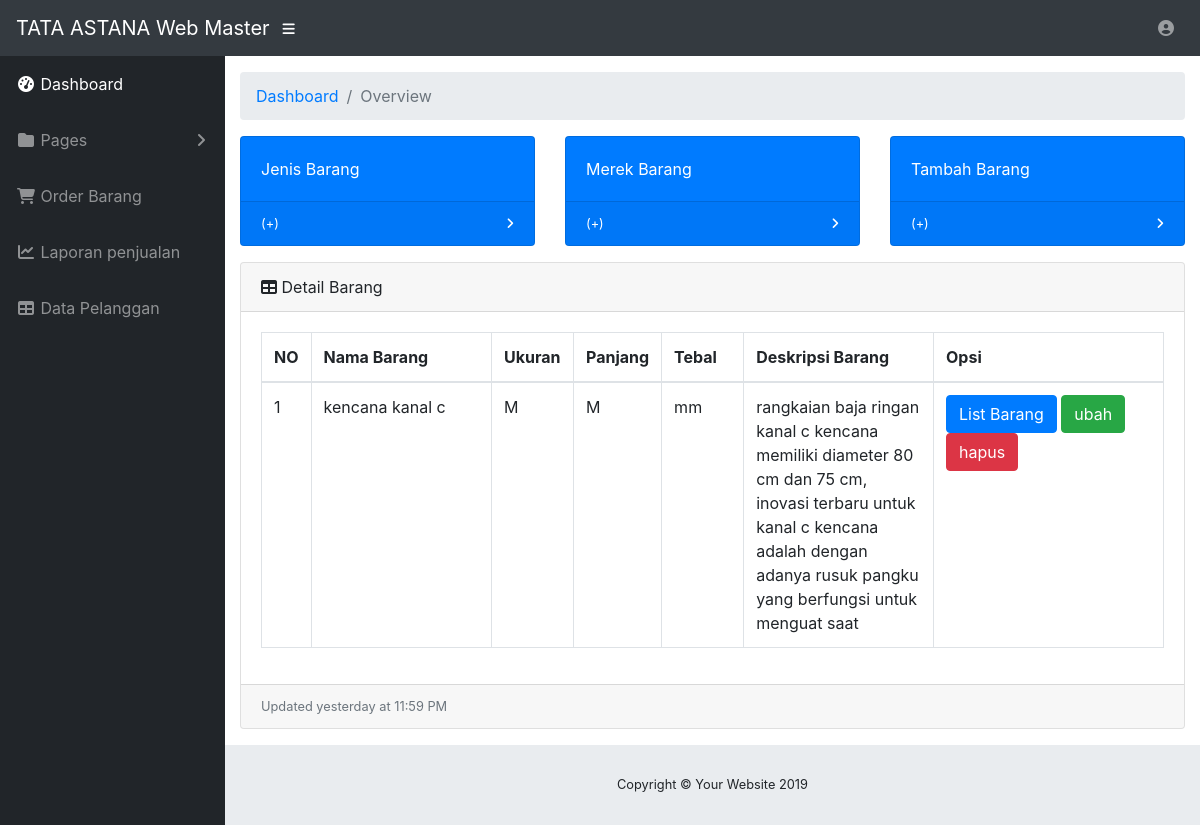
The app's page /tatamaster/detbrg.php?id=140 with its own data.
### tables this page shows
CREATE TABLE `barang` (
  `id_brg` int(11) NOT NULL,
  `id_jns` int(11) NOT NULL,
  `id_mrk` int(11) NOT NULL,
  `harga_brg` int(11) NOT NULL,
  `stok_brg` int(11) NOT NULL,
  `deskrip` varchar(180) NOT NULL,
  `gambar` varchar(255) NOT NULL
);

CREATE TABLE `merek` (
  `id_mrk` int(11) NOT NULL,
  `nama_mrk` varchar(130) NOT NULL
);

CREATE TABLE `jenis` (
  `id_jns` int(11) NOT NULL,
  `nama_jns` varchar(130) NOT NULL
);

### tatamaster/detbrg.php (the view, shortened to what this page needs)
<?php
	$id_brg=$_GET['id'];
?>
<!DOCTYPE html>
<html lang="en">
<head>
  <link href="vendor/fontawesome-free/css/all.min.css" rel="stylesheet" type="text/css">
  <link href="vendor/datatables/dataTables.bootstrap4.css" rel="stylesheet">
  <link href="css/sb-admin.css" rel="stylesheet">
</head>
<body id="page-top">
  <nav class="navbar navbar-expand navbar-dark bg-dark static-top">
    <a class="navbar-brand mr-1" href="dashboard.php">TATA ASTANA Web Master</a>
    <button class="btn btn-link btn-sm text-white order-1 order-sm-0" id="sidebarToggle" href="#">
      <i class="fas fa-bars"></i>
    </button>
    <ul class="navbar-nav ml-auto ml-md-0">
      <li class="nav-item dropdown no-arrow">
        <a class="nav-link dropdown-toggle" href="#" id="userDropdown" role="button" data-toggle="dropdown" aria-haspopup="true" aria-expanded="false">
          <i class="fas fa-user-circle fa-fw"></i>
        </a>
      </li>
    </ul>
  </nav>
  <div id="wrapper">
<?php include 'sidebar.php'; ?>
    <div id="content-wrapper">
      <div class="container-fluid">
        <ol class="breadcrumb">
          <li class="breadcrumb-item">
            <a href="dashboard.php">Dashboard</a>
          </li>
          <li class="breadcrumb-item active">Overview</li>
        </ol>
        <div class="row">
          <div class="col-xl-4 col-sm-6 mb-3">
            <div class="card text-white bg-primary o-hidden h-100">
              <div class="card-body">
                <div class="mr-5">Jenis Barang</div>
              </div>
              <a class="card-footer text-white clearfix small z-1" href="jenis.php">
                <span class="float-left">(+)</span>
                <span class="float-right">
                  <i class="fas fa-angle-right"></i>
                </span>
              </a>
            </div>
          </div>
          <div class="col-xl-4 col-sm-6 mb-3">
            <div class="card text-white bg-primary o-hidden h-100">
              <div class="card-body">
                <div class="mr-5">Merek Barang</div>
              </div>
              <a class="card-footer text-white clearfix small z-1" href="merek.php">
                <span class="float-left">(+)</span>
                <span class="float-right">
                  <i class="fas fa-angle-right"></i>
                </span>
              </a>
            </div>
          </div>
          <div class="col-xl-4 col-sm-6 mb-3">
            <div class="card text-white bg-primary o-hidden h-100">
              <div class="card-body">
                <div class="mr-5">Tambah Barang</div>
              </div>
              <a class="card-footer text-white clearfix small z-1" href="tambah.php">
                <span class="float-left">(+)</span>
                <span class="float-right">
                  <i class="fas fa-angle-right"></i>
                </span>
              </a>
            </div>
          </div>
        </div>
        <div class="card mb-3">
          <div class="card-header">
            <i class="fas fa-table"></i>
            Detail Barang</div>
          <div class="card-body">
		  <form method="POST" action="ubhbrg.php?id=<?php echo $_GET ['id']?>">
            <div class="table-responsive">
              <table class="table table-bordered" id="formjenis" width="100%" cellspacing="0">
                <thead>
                  <tr>
                    <th scope="col">NO</th>
          					<th scope="col" width="20%">Nama Barang</th>
                    <th scope="col" width="9.1%">Ukuran </th>
                    <th scope="col" width="9.1%">Panjang</th>
                    <th scope="col" width="9.1%">Tebal</th>
                    <th scope="col">Deskripsi Barang</th>
          					<th scope="col" width="25.5%">Opsi</th>
                  </tr>
                </thead>
                <tbody>
        				<?php
                $nomor = 1;
        				$rs=mysqli_query($conn,"select * from barang b, merek m, jenis j where m.id_mrk=b.id_mrk AND j.id_jns=b.id_jns AND b.id_brg=$id_brg");
        				while($row=mysqli_fetch_array($rs)){
        					echo "<tr>";
        						echo "<td>".$nomor."</td>";
        						echo "<td>".$row['nama_mrk']." ".$row['nama_jns']."</td>";
                    echo "<td>".$row['ukuran_brg']." M</td>";
                    echo "<td>".$row['panjang_brg']." M</td>";
                    echo "<td>".$row['tebal_brg']." mm</td>";
                    echo "<td>".$row['deskrip']."</td>";
        						echo "<td><a class='btn btn-primary' href='dashboard.php'>List Barang</a> <a class='btn btn-success' href='ubhbrg.php?id=".$row['id_brg']."'>ubah</a>
                              <a class='btn btn-danger' href='hapus.php?id=".$row['id_brg']."'>hapus</a>
        							  </td>";
        					echo "</tr>";
                $nomor++;
        				}?>
                </tbody>
              </table>
            </div>
		  </form>
          </div>
          <div class="card-footer small text-muted">Updated yesterday at 11:59 PM</div>
        </div>
      </div>
      <footer class="sticky-footer">
        <div class="container my-auto">
          <div class="copyright text-center my-auto">
            <span>Copyright © Your Website 2019</span>
          </div>
        </div>
      </footer>
    </div>
  </div>
</body>
</html>

### records on screen
barang: id_mrk.nama_mrk "kencana", id_jns.nama_jns "kanal c", deskrip "rangkaian baja ringan kanal c kencana memiliki diameter 80 cm dan 75 cm, inovasi terbaru untuk kanal c kencana adalah dengan adanya rusuk pangku yang berfungsi untuk menguat saat"
